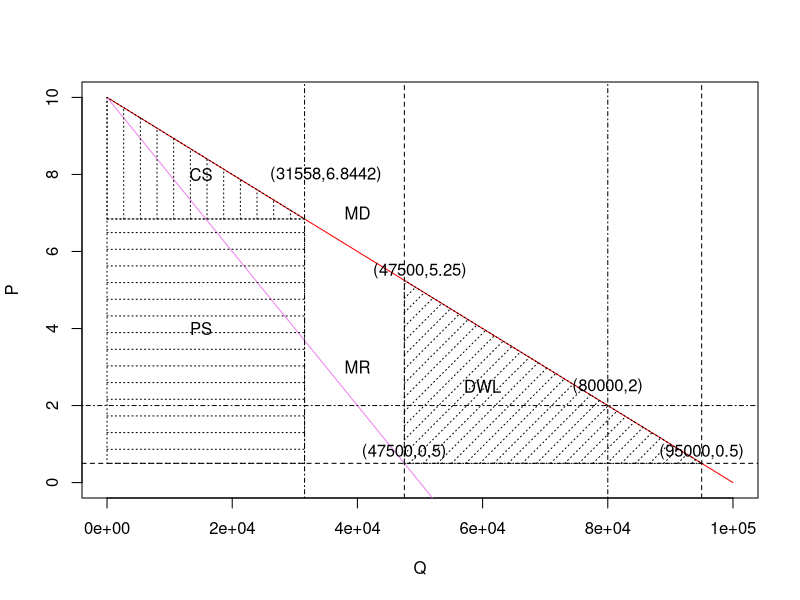

The R source for this figure:
## ---- chunk 1
curve(10-0.0001*x, 0, 100000,col = "red",xlab ="Q", ylab ="P");text(40000,7, "MD")
curve(10-0.0002*x, add = TRUE, col = "violet");text(40000,3, "MR")
abline(h = 0.5, lty = 2);abline(h = 2, lty = 4)
abline(v =95000, lty=2);text(95000,0.8, "(95000,0.5)")
abline(v =47500, lty=2);text(50000,5.5, "(47500,5.25)");text(47500,0.8, "(47500,0.5)")
abline(v =80000, lty=4);text(80000,2.5, "(80000,2)")
polygon(x=c(47500,95000,47500), y=c(0.5,0.5,5.25), density=10, angle=45,lty =3);text(60000,2.5, "DWL")
abline(v =31558, lty=4);text(35000,8, "(31558,6.8442)")
polygon(x=c(0,31558,0), y=c(6.8442,6.8442,10), density=6, angle=90,lty =3);text(15000,8, "CS")
polygon(x=c(0,31558,31558,0), y=c(0.5,0.5,6.8442,6.8442), density=6, angle=0,lty =3);text(15000,4, "PS")
